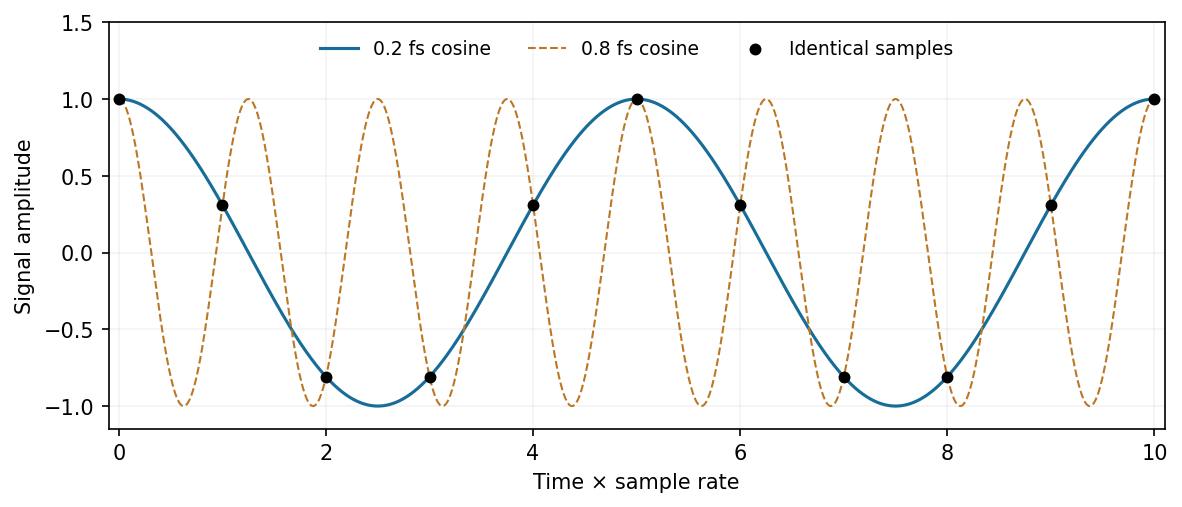

Write Python code to recreate this figure.
"""Original explanatory figure. Python 3.14, matplotlib 3.10, numpy 2.3; writes basename PNG to cwd, normally the mirrored _media directory."""
from pathlib import Path
import numpy as np
import matplotlib
matplotlib.use('Agg')
import matplotlib.pyplot as plt
from matplotlib.patches import Rectangle,Polygon,Circle
plt.rcParams.update({'font.size':10,'figure.facecolor':'white','axes.facecolor':'white'})

fig,ax=plt.subplots(figsize=(8,3.5));t=np.linspace(0,10,2000);n=np.arange(11);ax.plot(t,np.cos(2*np.pi*.2*t),color='#176d97',label='0.2 fs cosine');ax.plot(t,np.cos(2*np.pi*.8*t),color='#bc7725',ls='--',lw=1,label='0.8 fs cosine');ax.scatter(n,np.cos(2*np.pi*.2*n),color='black',s=22,label='Identical samples',zorder=3);ax.set(xlabel='Time × sample rate',ylabel='Signal amplitude',xlim=(-.1,10.1),ylim=(-1.15,1.5));ax.legend(frameon=False,fontsize=9,ncols=3,loc='upper center');ax.grid(alpha=.15);fig.tight_layout()

fig.savefig(Path(__file__).with_suffix('.png').name,dpi=150,facecolor='white',bbox_inches='tight');plt.close(fig)
